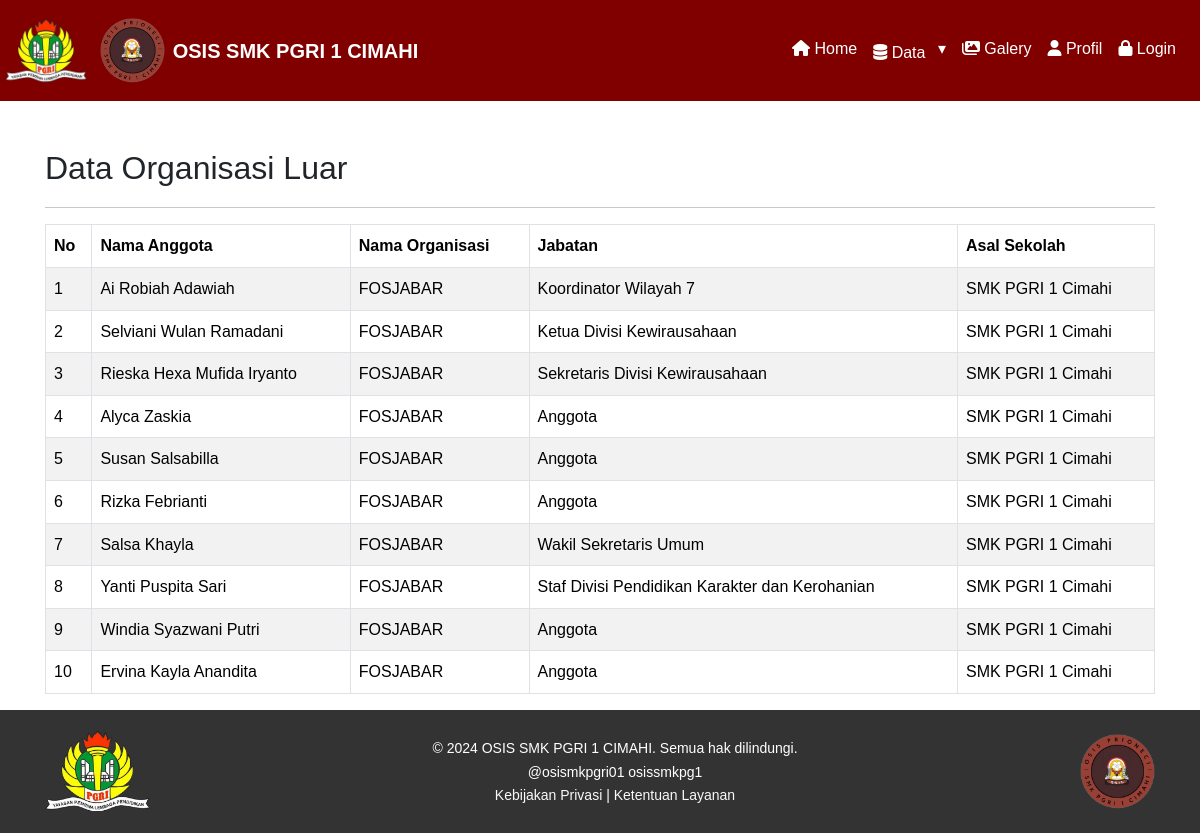
The app's page /data-organisasi-luar.php with its own data.
### tables this page shows
CREATE TABLE `data_organisasi_luar` (
  `id_organisasi_luar` int(11) NOT NULL,
  `nama_anggota` varchar(225) NOT NULL,
  `nama_organisasi` varchar(100) NOT NULL,
  `jabatan` varchar(100) NOT NULL,
  `asal_sekolah` varchar(100) NOT NULL,
  `created_by` int(11) DEFAULT NULL,
  `created_at` datetime DEFAULT current_timestamp(),
  `updated_by` int(11) DEFAULT NULL,
  `updated_at` datetime DEFAULT current_timestamp() ON UPDATE current_timestamp()
);

### data-organisasi-luar.php (the view, shortened to what this page needs)
<?php
include 'layout/header.php';
?>
<div class="content-wrapper">
    <div class="container mt-5 overflow-x-scroll">
        <h2>Data Organisasi Luar</h2>
        <hr>
        <table id="serverside" class="table table-bordered table-striped mt-3">
            <thead>
                <tr>
                    <th>No</th>
                    <th>Nama Anggota</th>
                    <th>Nama Organisasi</th>
                    <th>Jabatan</th>
                    <th>Asal Sekolah</th>
                </tr>
            </thead>
            <tbody>
                <?php
                include 'config/koneksi.php';
                $query = "SELECT * FROM data_organisasi_luar";
                $result = mysqli_query($db, $query);
                $no = 1;
                while ($row = mysqli_fetch_assoc($result)) :
                ?>
                    <tr>
                        <td><?= $no++; ?></td>
                        <td><?= htmlspecialchars($row['nama_anggota']); ?></td>
                        <td><?= htmlspecialchars($row['nama_organisasi']); ?></td>
                        <td><?= htmlspecialchars($row['jabatan']); ?></td>
                        <td><?= htmlspecialchars($row['asal_sekolah']); ?></td>
                    </tr>
                <?php endwhile; ?>
            </tbody>
        </table>
    </div>
</div>
<?php include 'layout/footer.php'; ?>

### layout/header.php (style rules this page uses)
body { font-family: Arial, sans-serif; font-size: 16px; line-height: 1.6; margin: 0; padding: 0; box-sizing: border-box; }
.container { padding: 0 15px; margin: 0 auto; }
h2, h3 { margin-bottom: 20px; }

### records on screen
data_organisasi_luar: nama_anggota "Ai Robiah Adawiah", nama_organisasi "FOSJABAR", jabatan "Koordinator Wilayah 7", asal_sekolah "SMK PGRI 1 Cimahi"
data_organisasi_luar: nama_anggota "Selviani Wulan Ramadani", nama_organisasi "FOSJABAR", jabatan "Ketua Divisi Kewirausahaan", asal_sekolah "SMK PGRI 1 Cimahi"
data_organisasi_luar: nama_anggota "Rieska Hexa Mufida Iryanto", nama_organisasi "FOSJABAR", jabatan "Sekretaris Divisi Kewirausahaan", asal_sekolah "SMK PGRI 1 Cimahi"
data_organisasi_luar: nama_anggota "Alyca Zaskia", nama_organisasi "FOSJABAR", jabatan "Anggota", asal_sekolah "SMK PGRI 1 Cimahi"
data_organisasi_luar: nama_anggota "Susan Salsabilla", nama_organisasi "FOSJABAR", jabatan "Anggota", asal_sekolah "SMK PGRI 1 Cimahi"
data_organisasi_luar: nama_anggota "Rizka Febrianti", nama_organisasi "FOSJABAR", jabatan "Anggota", asal_sekolah "SMK PGRI 1 Cimahi"
data_organisasi_luar: nama_anggota "Salsa Khayla", nama_organisasi "FOSJABAR", jabatan "Wakil Sekretaris Umum", asal_sekolah "SMK PGRI 1 Cimahi"
data_organisasi_luar: nama_anggota "Yanti Puspita Sari", nama_organisasi "FOSJABAR", jabatan "Staf Divisi Pendidikan Karakter dan Kerohanian", asal_sekolah "SMK PGRI 1 Cimahi"
data_organisasi_luar: nama_anggota "Windia Syazwani Putri", nama_organisasi "FOSJABAR", jabatan "Anggota", asal_sekolah "SMK PGRI 1 Cimahi"
data_organisasi_luar: nama_anggota "Ervina Kayla Anandita", nama_organisasi "FOSJABAR", jabatan "Anggota", asal_sekolah "SMK PGRI 1 Cimahi"
